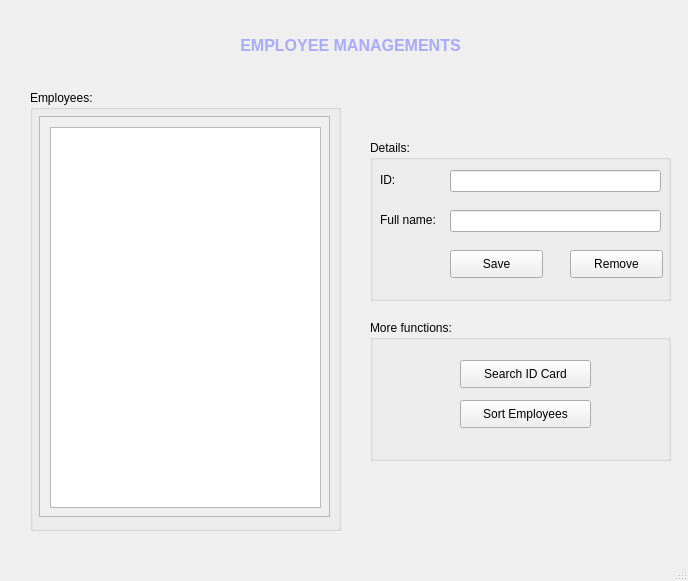
<?xml version="1.0" encoding="UTF-8"?>
<ui version="4.0">
 <class>MainWindow</class>
 <widget class="QMainWindow" name="MainWindow">
  <property name="geometry">
   <rect>
    <x>0</x>
    <y>0</y>
    <width>688</width>
    <height>581</height>
   </rect>
  </property>
  <property name="windowTitle">
   <string>Employee</string>
  </property>
  <widget class="QWidget" name="centralwidget">
   <widget class="QLabel" name="label">
    <property name="geometry">
     <rect>
      <x>220</x>
      <y>20</y>
      <width>261</width>
      <height>51</height>
     </rect>
    </property>
    <property name="font">
     <font>
      <bold>true</bold>
     </font>
    </property>
    <property name="text">
     <string>&lt;html&gt;&lt;head/&gt;&lt;body&gt;&lt;p align=&quot;center&quot;&gt;&lt;span style=&quot; font-size:12pt; color:#aaaaff;&quot;&gt;EMPLOYEE MANAGEMENTS&lt;/span&gt;&lt;/p&gt;&lt;/body&gt;&lt;/html&gt;</string>
    </property>
   </widget>
   <widget class="QGroupBox" name="groupBox">
    <property name="geometry">
     <rect>
      <x>30</x>
      <y>90</y>
      <width>311</width>
      <height>441</height>
     </rect>
    </property>
    <property name="title">
     <string>Employees:</string>
    </property>
    <widget class="QScrollArea" name="scrollArea">
     <property name="geometry">
      <rect>
       <x>9</x>
       <y>26</y>
       <width>291</width>
       <height>401</height>
      </rect>
     </property>
     <property name="widgetResizable">
      <bool>true</bool>
     </property>
     <widget class="QWidget" name="scrollAreaWidgetContents">
      <property name="geometry">
       <rect>
        <x>0</x>
        <y>0</y>
        <width>289</width>
        <height>399</height>
       </rect>
      </property>
      <widget class="QListWidget" name="listWidget">
       <property name="geometry">
        <rect>
         <x>10</x>
         <y>10</y>
         <width>271</width>
         <height>381</height>
        </rect>
       </property>
      </widget>
     </widget>
    </widget>
   </widget>
   <widget class="QGroupBox" name="groupBox_2">
    <property name="geometry">
     <rect>
      <x>370</x>
      <y>140</y>
      <width>301</width>
      <height>161</height>
     </rect>
    </property>
    <property name="title">
     <string>Details:</string>
    </property>
    <widget class="QLabel" name="label_2">
     <property name="geometry">
      <rect>
       <x>10</x>
       <y>30</y>
       <width>61</width>
       <height>20</height>
      </rect>
     </property>
     <property name="text">
      <string>ID:</string>
     </property>
    </widget>
    <widget class="QLineEdit" name="lineEdit">
     <property name="geometry">
      <rect>
       <x>80</x>
       <y>30</y>
       <width>211</width>
       <height>22</height>
      </rect>
     </property>
    </widget>
    <widget class="QLineEdit" name="lineEdit_2">
     <property name="geometry">
      <rect>
       <x>80</x>
       <y>70</y>
       <width>211</width>
       <height>22</height>
      </rect>
     </property>
    </widget>
    <widget class="QLabel" name="label_3">
     <property name="geometry">
      <rect>
       <x>10</x>
       <y>70</y>
       <width>61</width>
       <height>20</height>
      </rect>
     </property>
     <property name="text">
      <string>Full name:</string>
     </property>
    </widget>
    <widget class="QPushButton" name="pushButton">
     <property name="geometry">
      <rect>
       <x>80</x>
       <y>110</y>
       <width>93</width>
       <height>28</height>
      </rect>
     </property>
     <property name="text">
      <string>Save</string>
     </property>
    </widget>
    <widget class="QPushButton" name="pushButton_2">
     <property name="geometry">
      <rect>
       <x>200</x>
       <y>110</y>
       <width>93</width>
       <height>28</height>
      </rect>
     </property>
     <property name="text">
      <string>Remove</string>
     </property>
    </widget>
   </widget>
   <widget class="QGroupBox" name="groupBox_3">
    <property name="geometry">
     <rect>
      <x>370</x>
      <y>320</y>
      <width>301</width>
      <height>141</height>
     </rect>
    </property>
    <property name="title">
     <string>More functions:</string>
    </property>
    <widget class="QPushButton" name="pushButton_3">
     <property name="geometry">
      <rect>
       <x>90</x>
       <y>40</y>
       <width>131</width>
       <height>28</height>
      </rect>
     </property>
     <property name="text">
      <string>Search ID Card</string>
     </property>
    </widget>
    <widget class="QPushButton" name="pushButton_5">
     <property name="geometry">
      <rect>
       <x>90</x>
       <y>80</y>
       <width>131</width>
       <height>28</height>
      </rect>
     </property>
     <property name="text">
      <string>Sort Employees</string>
     </property>
    </widget>
   </widget>
  </widget>
  <widget class="QStatusBar" name="statusbar"/>
 </widget>
 <resources/>
 <connections/>
</ui>
